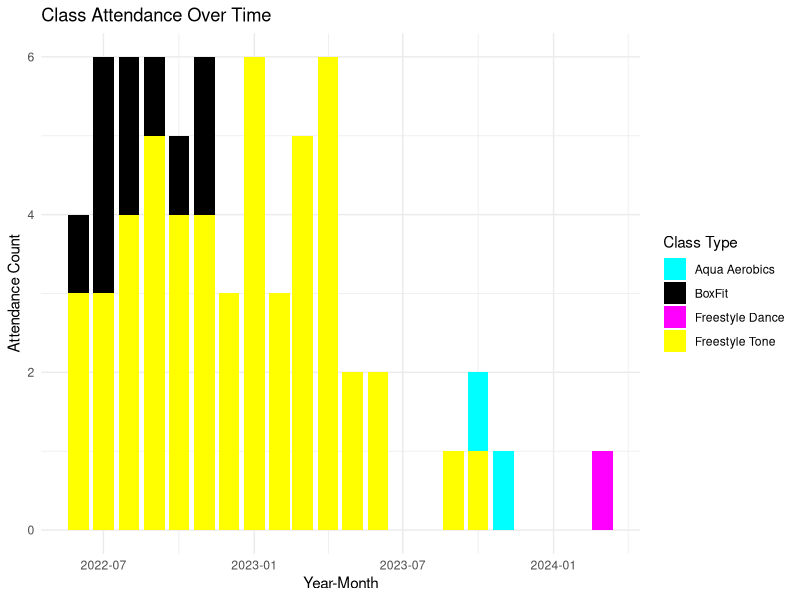

Write R code to recreate this figure.
# Load required libraries
library(tidyverse)
library(lubridate)
library(viridis)
library(RColorBrewer)
library(ggplot2)

# Load the CSV file
data <- read.csv("records.csv")

# Convert date and time columns to appropriate data types
data$B25__Reservation_Start_Date__c <- as.Date(data$B25__Reservation_Start_Date__c, format = "%d/%m/%Y")
data$B25__Reservation_Start_Time__c <- as.POSIXct(data$B25__Reservation_Start_Time__c, format = "%H:%M")
data$Swipe_Status__c <- as.factor(data$Swipe_Status__c)

# Extract year and month from the start date
data$year_month <- floor_date(data$B25__Reservation_Start_Date__c, unit = "month")

# Define the categories of interest
categories_of_interest <- c("Aqua Aerobics", "Freestyle Dance", "Freestyle Tone", "BoxFit")

# Filter the data to include only the specified categories
filtered_data <- data %>%
  filter(B25__Reservation_Title__c %in% categories_of_interest)

# Get the first and last date from the filtered data
start_date <- min(filtered_data$B25__Reservation_Start_Date__c)
end_date <- max(filtered_data$B25__Reservation_Start_Date__c)

# Calculate the start and end of 3-month blocks
start_block <- floor_date(start_date, unit = "3 months")
end_block <- ceiling_date(end_date, unit = "3 months")

# Generate sequence of 3-month blocks
blocks <- seq(start_block, end_block, by = "3 months")

# Aggregate attendance data by month and class type, considering multiple statuses
attendance_summary <- filtered_data %>%
  filter(Swipe_Status__c %in% c("Attended", "Unmeasured", "Ignore")) %>%
  group_by(year_month, B25__Reservation_Title__c) %>%
  summarise(attendance_count = sum(Swipe_Status__c %in% c("Attended", "Unmeasured", "Ignore")), .groups = 'drop')

# Create a custom color palette
my_colors <- setNames(c("cyan", "magenta", "yellow", "black"), categories_of_interest)

# Plot attendance trends over time for selected categories
plot1 <- ggplot(attendance_summary, aes(x = year_month, y = attendance_count, fill = B25__Reservation_Title__c)) +
  geom_bar(stat = "identity", position = "stack") +
  scale_fill_manual(values = my_colors) +
  labs(x = "Year-Month", y = "Attendance Count", title = "Class Attendance Over Time", fill = "Class Type") +
  theme_minimal()

# Save plot as an image file
ggsave("attendance_over_time_specific.png", plot1, width = 10, height = 6, units = "in")
